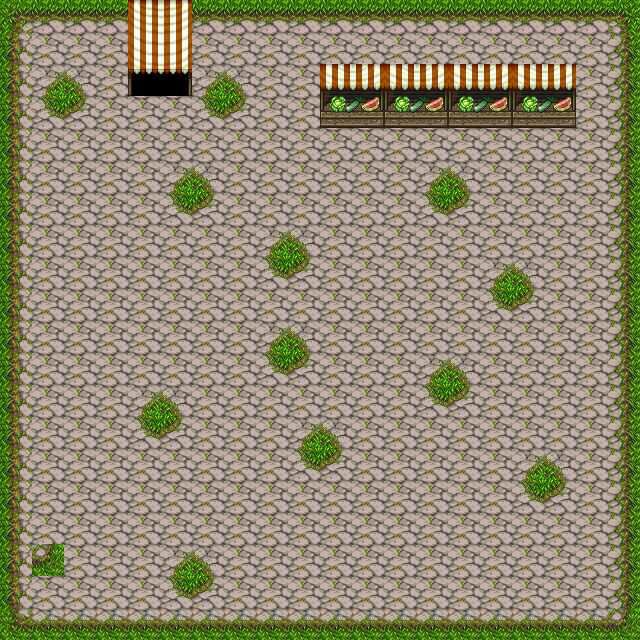

Tiled map render using the project's own tile images. Description and the whole map definition, tile-layer contents included, below:
An orthogonal 20x20 tile map with 32x32 px tiles, 1 tile layer (Tile Layer 1).

<map version="1.0" orientation="orthogonal" renderorder="right-down" width="20" height="20" tilewidth="32" tileheight="32" nextobjectid="1">
 <tileset firstgid="1" name="PathAndObjects" tilewidth="32" tileheight="32" tilecount="256" columns="16">
  <image source="PathAndObjects.png" width="512" height="512" />
  <tile id="0">
   <properties>
    <property name="blocked" value="" />
   </properties>
  </tile>
  <tile id="1">
   <properties>
    <property name="blocked" value="" />
   </properties>
  </tile>
  <tile id="2">
   <properties>
    <property name="blocked" value="" />
   </properties>
  </tile>
  <tile id="16">
   <properties>
    <property name="blocked" value="" />
   </properties>
  </tile>
  <tile id="18">
   <properties>
    <property name="blocked" value="" />
   </properties>
  </tile>
  <tile id="32">
   <properties>
    <property name="blocked" value="" />
   </properties>
  </tile>
  <tile id="33">
   <properties>
    <property name="blocked" value="" />
   </properties>
  </tile>
  <tile id="34">
   <properties>
    <property name="blocked" value="" />
   </properties>
  </tile>
  <tile id="48">
   <properties>
    <property name="blocked" value="" />
   </properties>
  </tile>
  <tile id="49">
   <properties>
    <property name="blocked" value="" />
   </properties>
  </tile>
  <tile id="64">
   <properties>
    <property name="blocked" value="" />
   </properties>
  </tile>
  <tile id="65">
   <properties>
    <property name="blocked" value="" />
   </properties>
  </tile>
 </tileset>
 <layer name="Tile Layer 1" width="20" height="20">
  <data encoding="csv">
1,2,2,2,191,192,2,2,2,2,2,2,2,2,2,2,2,2,2,3,
17,51,51,51,207,208,51,51,51,51,51,51,51,51,51,51,51,51,51,19,
17,49,50,51,223,224,49,50,51,51,15,16,15,16,15,16,15,16,51,19,
17,65,66,51,51,51,65,66,51,51,31,32,31,32,31,32,31,32,51,19,
17,51,51,51,51,51,51,51,51,51,51,51,51,51,51,51,51,51,51,19,
17,51,51,51,51,49,50,51,51,51,51,51,51,49,50,51,51,51,51,19,
17,51,51,51,51,65,66,51,51,51,51,51,51,65,66,51,51,51,51,19,
17,51,51,51,51,51,51,51,49,50,51,51,51,51,51,51,51,51,51,19,
17,51,51,51,51,51,51,51,65,66,51,51,51,51,51,49,50,51,51,19,
17,51,51,51,51,51,51,51,51,51,51,51,51,51,51,65,66,51,51,19,
17,51,51,51,51,51,51,51,49,50,51,51,51,51,51,51,51,51,51,19,
17,51,51,51,51,51,51,51,65,66,51,51,51,49,50,51,51,51,51,19,
17,51,51,51,49,50,51,51,51,51,51,51,51,65,66,51,51,51,51,19,
17,51,51,51,65,66,51,51,51,49,50,51,51,51,51,51,51,51,51,19,
17,51,51,51,51,51,51,51,51,65,66,51,51,51,51,51,49,50,51,19,
17,51,51,51,51,51,51,51,51,51,51,51,51,51,51,51,65,66,51,19,
17,51,51,51,51,51,51,51,51,51,51,51,51,51,51,51,51,51,51,19,
17,35,51,51,51,49,50,51,51,51,51,51,51,51,51,51,51,51,51,19,
17,51,51,51,51,65,66,51,51,51,51,51,51,51,51,51,51,51,51,19,
33,34,34,34,34,34,34,34,34,34,34,34,34,34,34,34,34,34,34,35
</data>
 </layer>
</map>
